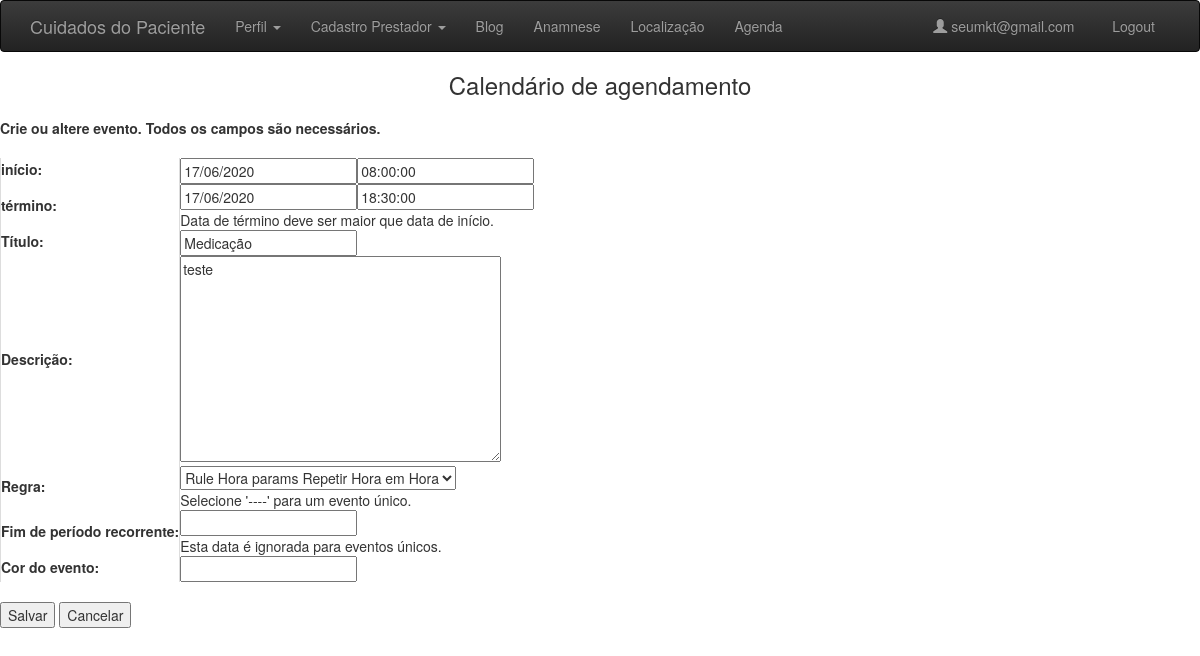
The page /schedule/event/edit/atividades/1/ (signed in) on the database its author committed.
### usuarios/models.py (models this page shows)
class User(AbstractUser):
    username = None
    email = models.EmailField(_('endereço de email'), unique=True)
    USERNAME_FIELD = 'email'
    REQUIRED_FIELDS = []
    objects = UserManager()

### schedule/models/events.py (models this page shows, shortened)
class Event(models.Model):
    start = models.DateTimeField(_("start"), db_index=True)
    end = models.DateTimeField(
        _("end"),
        db_index=True,
        help_text=_("The end time must be later than the start time."),
    )
    title = models.CharField(_("title"), max_length=255)
    description = models.TextField(_("description"), blank=True)
    creator = models.ForeignKey(
        django_settings.AUTH_USER_MODEL,
        on_delete=models.SET_NULL,
        null=True,
        blank=True,
        verbose_name=_("creator"),
        related_name="creator",
    )
    created_on = models.DateTimeField(_("created on"), auto_now_add=True)
    updated_on = models.DateTimeField(_("updated on"), auto_now=True)
    rule = models.ForeignKey(
        Rule,
        on_delete=models.SET_NULL,
        null=True,
        blank=True,
        verbose_name=_("rule"),
        help_text=_("Select '----' for a one time only event."),
    )
    end_recurring_period = models.DateTimeField(
        _("end recurring period"),
        null=True,
        blank=True,
        db_index=True,
        help_text=_("This date is ignored for one time only events."),
    )
    calendar = models.ForeignKey(
        Calendar, on_delete=models.CASCADE, verbose_name=_("calendar")
    )
    color_event = models.CharField(_("Color event"), blank=True, max_length=10)
    objects = EventManager()
    class Meta:
        verbose_name = _("event")
        verbose_name_plural = _("events")
        index_together = (("start", "end"),)

### schedule/views.py (the view, shortened to what this page needs)
class EditEventView(EventEditMixin, UpdateView):
    form_class = EventForm
    template_name = "schedule/create_event.html"

### schedule/forms.py
class EventForm(SpanForm):
    def __init__(self, *args, **kwargs):
        super().__init__(*args, **kwargs)
    end_recurring_period = forms.DateTimeField(
        label=_("End recurring period"),
        help_text=_("This date is ignored for one time only events."),
        required=False,
    )
    class Meta:
        model = Event
        exclude = ("creator", "created_on", "calendar")

### schedule/models/rules.py (called while the page is built)
    def __str__(self):
        return "Rule {} params {}".format(self.name, self.params)

### schedule/utils.py (called while the page is built, shortened)
def get_kwarg_or_param(request, kwargs, key):
    value = None
    try:
        value = kwargs[key]
    except KeyError:
        if request.method == "GET":
            value = request.GET.get(key)
        elif request.method == "POST":
            value = request.POST.get(key)
    return value

def get_occurrence(request, **kwargs):
    from schedule.models import Occurrence
    occurrence_id = get_kwarg_or_param(request, kwargs, "occurrence_id")
    return (
        Occurrence.objects.filter(pk=occurrence_id).first() if occurrence_id else None
    )

def get_event(occurrence, request, **kwargs):
    from schedule.models import Event
    if occurrence:
        event = occurrence.event
    else:
        event_id = get_kwarg_or_param(request, kwargs, "event_id")
        event = Event.objects.filter(pk=event_id).first() if event_id else None
    return event

def get_calendar(event, request, **kwargs):
    from schedule.models import Calendar
    calendar = None
    if event:
        calendar = event.calendar
    return calendar

def get_objects(request, **kwargs):
    occurrence = get_occurrence(request, **kwargs)
    event = get_event(occurrence, request, **kwargs)
    calendar = get_calendar(event, request, **kwargs)
    return occurrence, event, calendar

def check_event_permissions(function):
    @wraps(function)
    def decorator(request, *args, **kwargs):
        user = request.user
        if not user:
            return HttpResponseRedirect(settings.LOGIN_URL)
        occurrence, event, calendar = get_objects(request, **kwargs)
        if calendar:
            allowed = CHECK_EVENT_PERM_FUNC(event, user) and CHECK_CALENDAR_PERM_FUNC(
                calendar, user
            )
            if not allowed:
                return HttpResponseRedirect(settings.LOGIN_URL)
            return function(request, *args, **kwargs)
        return HttpResponseNotFound("<h1>Page not found</h1>")
    return decorator

### schedule/templates/schedule/create_event.html (shortened to what this page needs)
{% extends "base_calendar.html" %}
{% load i18n %}
{% block body %}
<b>{% trans "Crie ou altere evento. Todos os campos são necessários." %}</b>
<br><br>
<form action="" method="post">
  <table>
    {{ form.as_table }}
  </table>
  <br>
  <input type="submit" value="{% trans "Save" %}">
  <input type="submit" name="cancel" value="Cancelar">
</form>
{% endblock %}

### templates/_navbar.html (shortened to what this page needs)
    <nav class="navbar navbar-inverse">
      <div class="container">
        <div class="navbar-header">
          <a class="navbar-brand" href="{% url 'home' %}">Cuidados do Paciente</a>
        </div>
        <div class="navbar-collapse collapse">
          <ul class="nav navbar-nav">
            {% if request.user.is_authenticated %}
            <li class="dropdown">
              <a href="{% url 'usuarios:perfil_usuario' %}" class="dropdown-toggle" data-toggle="dropdown" role="button" aria-expanded="false">Perfil <span class="caret"></span></a>
            </li>
            <li class="dropdown">
            <a href="{% url 'prestadores:cadastro_prestador_pf' %}" class="dropdown-toggle" data-toggle="dropdown" role="button" aria-expanded="false">Cadastro Prestador <span class="caret"></span></a>
            <li class=""><a href="{% url 'blog-home' %}">Blog</a></li>
            <li class=""><a href="{% url 'pacientes:pacientes' %}">Anamnese</a></li>
            <li class=""><a href="{% url 'appgeo:appgeo' %}">Localização</a></li>
            <li class=""><a href="{% url 'schedule' %}">Agenda</a></li>
            {% endif %}
          </ul>
        {% block nav_user %}
          <ul class="nav navbar-nav navbar-right">
          {% if request.user.is_authenticated %}
              <li id="nav-username"><a href="{% url 'usuarios:perfil_usuario' %}">
                <span class="glyphicon glyphicon-user"></span>  {{ user.get_username }} &nbsp; </a>
              </li>
              <li>
                <a href="{% url 'auth_logout' %}">Logout</a>
              </li>
          {% else %}
            <li><a href="{% url 'registration_register' %}">Registrar</a></li>
          {% endif %}
          </ul>
        {% endblock %}
         </div>
      </div>
    </nav>

### schedule/static/schedule.css (style rules this page uses)
body { font-family: "Helvetica Neue",Helvetica,Arial,sans-serif; }
a { color: #000; }
table, th, td { border-left: 1px solid #dddddd;; }

### rows shown on the page
User: get_username "seumkt@gmail.com"
Event: title "Medicação", description "teste", rule "Rule Hora params Repetir Hora em Hora"
